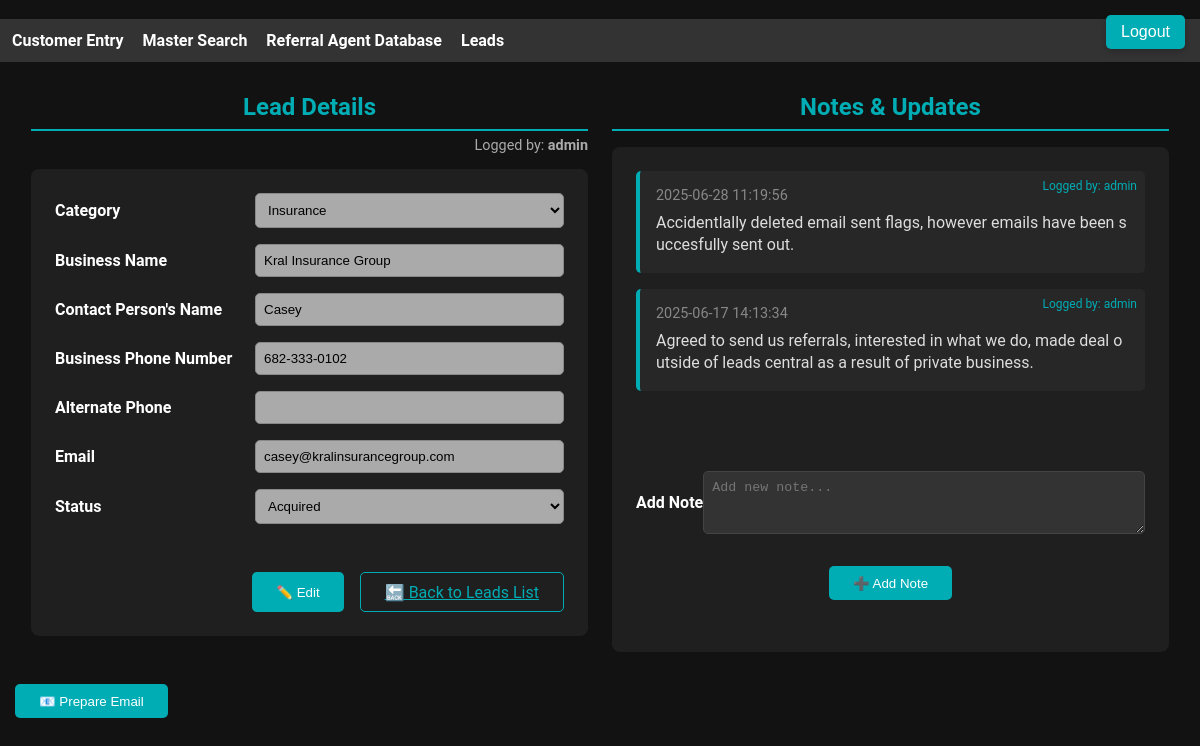
The page /leads_central/view/1 on the database its author committed.
### tables this page shows
CREATE TABLE leads (
                id INTEGER PRIMARY KEY AUTOINCREMENT,
                category TEXT,
                business_name TEXT,
                contact_name TEXT,
                contact_info TEXT,
                number TEXT,
                email TEXT,
                notes TEXT,
                timestamp TEXT,
                status TEXT,
                follow_up TEXT,
                created_by TEXT
            , display_order INTEGER DEFAULT 0);

CREATE TABLE lead_notes (
    note_id INTEGER PRIMARY KEY AUTOINCREMENT,
    lead_id INTEGER,
    note TEXT,
    timestamp TEXT,
    created_by TEXT,
    FOREIGN KEY (lead_id) REFERENCES leads(id)
);

### plugins/leads_central/leads_central.py (the view)
@leads_central_bp.route("/view/<int:lead_id>")
def view_lead(lead_id):
    with sqlite3.connect(DB_FILE) as conn:
        lead = conn.execute("SELECT * FROM leads WHERE id=?", (lead_id,)).fetchone()
        notes = conn.execute(
            "SELECT * FROM lead_notes WHERE lead_id=? ORDER BY timestamp DESC",
            (lead_id,)
        ).fetchall()
    return render_template("view_lead.html", lead=lead, notes=notes)

### plugins/leads_central/templates/view_lead.html (shortened to what this page needs)
﻿{% extends 'index.html' %}
{% block content %}
<a href="{{ url_for('login_plugin.logout') }}" class="logout-btn">Logout</a>
<div class="container py-5">
    <div class="content-frames">
        <div class="frame">
            <div class="header"><h2>Lead Details</h2></div>
<p style="font-size:0.9rem; color:#aaa; text-align:right; margin-top:-10px; margin-bottom:15px;">
    Logged by: <strong>{{ lead[11] if lead[11] else 'Unknown' }}</strong>
</p>
            <form class="card">
                <div class="form-group">
                    <label>Category</label>
                    <select id="field-category" class="form-select" disabled>
                        {% for cat in ['Movers','Realtors','Property Management','Insurance','Inspectors','Title Companies','Mortgage Companies'] %}
                            <option value="{{ cat }}" {% if lead[1] == cat %}selected{% endif %}>{{ cat }}</option>
                        {% endfor %}
                    </select>
                </div>
                <div class="form-group">
                    <label>Business Name</label>
                    <input id="field-business-name" class="form-control" value="{{ lead[2] }}" disabled>
                </div>
                <div class="form-group">
                    <label>Contact Person's Name</label>
                    <input id="field-contact-name" class="form-control" value="{{ lead[3] }}" disabled>
                </div>
                <div class="form-group">
                    <label>Business Phone Number</label>
                    <input id="field-number" class="form-control" value="{{ lead[5] }}" disabled>
                </div>
                <div class="form-group">
                    <label>Alternate Phone</label>
                    <input id="field-contact-info" class="form-control" value="{{ lead[4] }}" disabled>
                </div>
                <div class="form-group">
                    <label>Email</label>
                    <input id="field-email" class="form-control" value="{{ lead[6] }}" disabled>
                </div>
                <div class="form-group">
                    <label>Status</label>
                    <select id="field-status" class="form-select" disabled>
                        {% for status in ['New Lead','Contacted','Follow-up','Negotiating','Acquired','Lost / Deleted'] %}
                            <option value="{{ status }}" {% if lead[9] == status %}selected{% endif %}>{{ status }}</option>
                        {% endfor %}
                    </select>
                </div>
                <div style="display:flex; justify-content:flex-end; gap:1rem; flex-wrap: wrap;">
                    <button id="editBtn" type="button" class="btn btn-primary">✏️ Edit</button>
                    <a href="/leads_central/" class="btn btn-outline-primary">🔙 Back to Leads List</a>
                </div>
            </form>
        </div>
        <div class="frame">
            <div class="header"><h2>Notes & Updates</h2></div>
            <div class="card">
                <div class="notes-history">
                    {% set combined = notes + ([ (None, None, lead[7], lead[8], lead[11]) ] if lead[7] else []) %}
                    {% for note in combined|sort(attribute=3) | reverse %}
                    <div class="note-card" style="position: relative;">
                        <small>{{ note[3] }}</small>
                        <p>{{ note[2] }}</p>
                        <span style="position: absolute; top: 8px; right: 8px; color: #00ADB5; font-size: 0.75rem;">
                            Logged by: {{ note[4] if note[4] else 'Unknown' }}
                        </span>
                    </div>
                    {% else %}
                    <p class="text-muted">No notes yet.</p>
                    {% endfor %}
                </div>
                <form method="POST" action="/leads_central/add_note/{{ lead[0] }}">
                    <div class="form-group">
                        <label style="width:auto;">Add Note</label>
                        <textarea name="note" class="form-control" placeholder="Add new note..." rows="3" required></textarea>
                    </div>
                    <div style="text-align: center;"><button type="submit" class="btn btn-primary">➕ Add Note</button></div>
                </form>
            </div>
        </div>
    </div>
</div>
<button type="button" class="btn btn-primary" onclick="document.getElementById('emailModal').style.display='flex'">📧 Prepare Email</button>
{% endblock %}

### templates/index.html (style rules this page uses)
body { font-family: Arial, sans-serif; margin: 0; padding: 0; }

### plugins/leads_central/templates/view_lead.html (style rules this page uses)
body { background-color: #121212; overflow-x: hidden; color: #ffffff; font-family: 'Roboto', sans-serif; }
.container { max-width: 1400px; padding: 1rem; }
.content-frames { display: flex; gap: 1.5rem; }
.frame { flex: 1; display: flex; flex-direction: column; }
.frame .card { flex: 1; display: flex; flex-direction: column; }
.card { background-color: #1f1f1f; border-radius: 8px; box-shadow: none; padding: 1.5rem; }
.header { border-bottom: 2px solid #00ADB5; padding-bottom: 0.5rem; margin-bottom: 1rem; }
.header h2 { color: #00ADB5; margin: 0; text-align: center; }
.form-group { display: flex; align-items: center; margin-bottom: 1rem; }
.form-group label { width: 200px; font-weight: bold; }
.form-control, .form-select { flex: 1; background-color: #333; border: 1px solid #444; color: #ddd; border-radius: 5px; padding: 0.5rem; }
.btn-primary { background-color: #00ADB5; border: none; border-radius: 5px; transition: transform 0.2s; padding: 0.6rem 1.5rem; margin-top: 1rem; }
.btn-outline-primary { border-color: #00ADB5; color: #00ADB5; border: 1px solid #00ADB5; background: transparent; border-radius: 5px; padding: 0.6rem 1.5rem; margin-top: 1rem; }
.notes-history { flex: 1; max-height: 300px; display: flex; flex-direction: column; gap: 1rem; overflow-y: auto; }
.note-card { background-color: #272727; border-left: 4px solid #00ADB5; padding: 1rem; border-radius: 5px; }
.note-card small { display: block; margin-bottom: 0.5rem; color: #888; font-size: 0.9rem; }
.note-card p { margin: 0; color: #ddd; line-height: 1.4; word-wrap: break-word; white-space: pre-wrap; word-break: break-all; }
.form-control:disabled, .form-select:disabled { background-color: #AAA !important; color: #000 !important; border-color: #888 !important; opacity: 1 !important; }
.logout-btn { position: fixed; top: 15px; right: 15px; background-color: #00ADB5; color: #ffffff; padding: 8px 15px; border-radius: 5px; text-decoration: none; font-family: Arial, sans-serif; box-shadow: 0 3px 6px rgba(0,0,0,0.2); transition: background-color 0.2s, transform 0.2s; z-index: 9999; }
@media only screen and (-webkit-min-device-pixel-ratio: 1) { .btn-primary, .btn-outline-primary, .logout-btn { color: #ffffff !important; background-color: #00ADB5 !important; } }
@media only screen and (-webkit-min-device-pixel-ratio: 1) { .btn-outline-primary { background-color: transparent !important; color: #00ADB5 !important; border: 1px solid #00ADB5 !important; } }
@media only screen and (-webkit-min-device-pixel-ratio: 1) { .form-select, .form-control { color: #ddd !important; background-color: #333 !important; border-color: #444 !important; } }

### rows shown on the page
leads: created_by "admin", category "Insurance", business_name "Kral Insurance Group", contact_name "Casey", number "682-333-0102", email "casey@kralinsurancegroup.com", status "Acquired", timestamp "2025-06-17 14:13:34", notes "Agreed to send us referrals, interested in what we do, made deal outside of leads central as a result of private business."
lead_notes: timestamp "2025-06-28 11:19:56", note "Accidentlally deleted email sent flags, however emails have been succesfully sent out.", created_by "admin"
